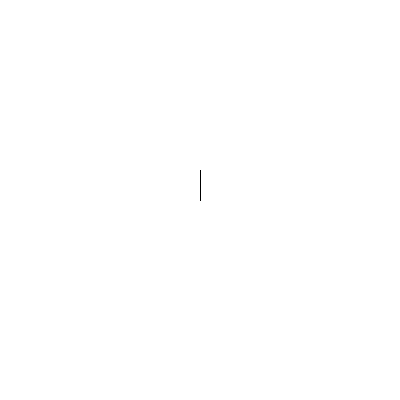
Frame 1 (no input)
Frame 60 (the mouse pressed at the canvas centre just before this capture): blank canvas, image omitted
Frame 120 (the mouse held since frame 60 and released just before this capture): blank canvas, image omitted

The Processing sketch that drew this single still picture (run headless with seeded random() and noise(); from frame 60 on, the mouse is pressed at the canvas centre):

// Processing sketch: Test_1
// ── Test_1.pde
void setup () {
  size(400, 400);
  i = 0;
}

int i;

float[] v1 = {1, 2, 3};
float[] n = {1, 0, 0};
int[] un = {1,0,0};
float[] dv = {0, 0, 0};


static float d2r(float deg) {
  return deg*PI/180;
}

static float r2d(float rad) {
  return rad*180/PI;
}



void draw() {
  background(255, 255, 255);

  //println(d2r(30));

  //http://home.scarlet.be/math/rmk.htm#Projection-of-a-vect

  //Project vector onto plane
  float dotp = v1[0]*n[0]+v1[1]*n[1]+v1[2]*n[2];
  float lenf = sqrt(pow(n[0], 2)+pow(n[1], 2)+pow(n[2], 2));
  float[] p = {dotp/pow(lenf, 2)*n[0], 
               dotp/pow(lenf, 2)*n[1], 
               dotp/pow(lenf, 2)*n[2]  };
  
  float[] dv = {v1[0]-p[0], 
                v1[1]-p[1], 
                v1[2]-p[2], };
    
  //Rotate camera
  n[0] = sin(d2r(i));
  n[1] = cos(d2r(i));
  

  //Rotate vectors to unit
  float rz = 0;
  float ry = 0;
  float nx;
  float vx;
  float vy;
  float vx2;
  float vz;

  //Calculate Y rotation
  if (n[0]+n[1] != 0) {
    rz= -asin(n[1]/sqrt(pow(n[0], 2)+pow(n[1], 2)));
  }

  nx = n[0]*cos(rz)-n[1]*sin(rz);

  //Calculate Y rotation
  if (n[0]+n[2] != 0) {
    ry= -asin(n[2]/sqrt(pow(nx, 2)+pow(n[2], 2)));
  }
  
  //Rotate vectors
  //Rotate on Z-axis
  vx = dv[0]*cos(rz)-dv[1]*sin(rz);
  vy = dv[0]*sin(rz)+dv[1]*cos(rz);
  
  //Rotate on Y-axis
  vx2 = vx*cos(ry)-dv[2]*sin(ry);
  vz = vx*sin(ry)+dv[2]*cos(ry);
  
 
  //Draw lines
  for (int i = 0; i < 5; i++) {
    line( width/2, 
      height/2, 
      vy*-10+width/2, 
      vz*-10+height/2 );
  }
  i++;
  
  
}
